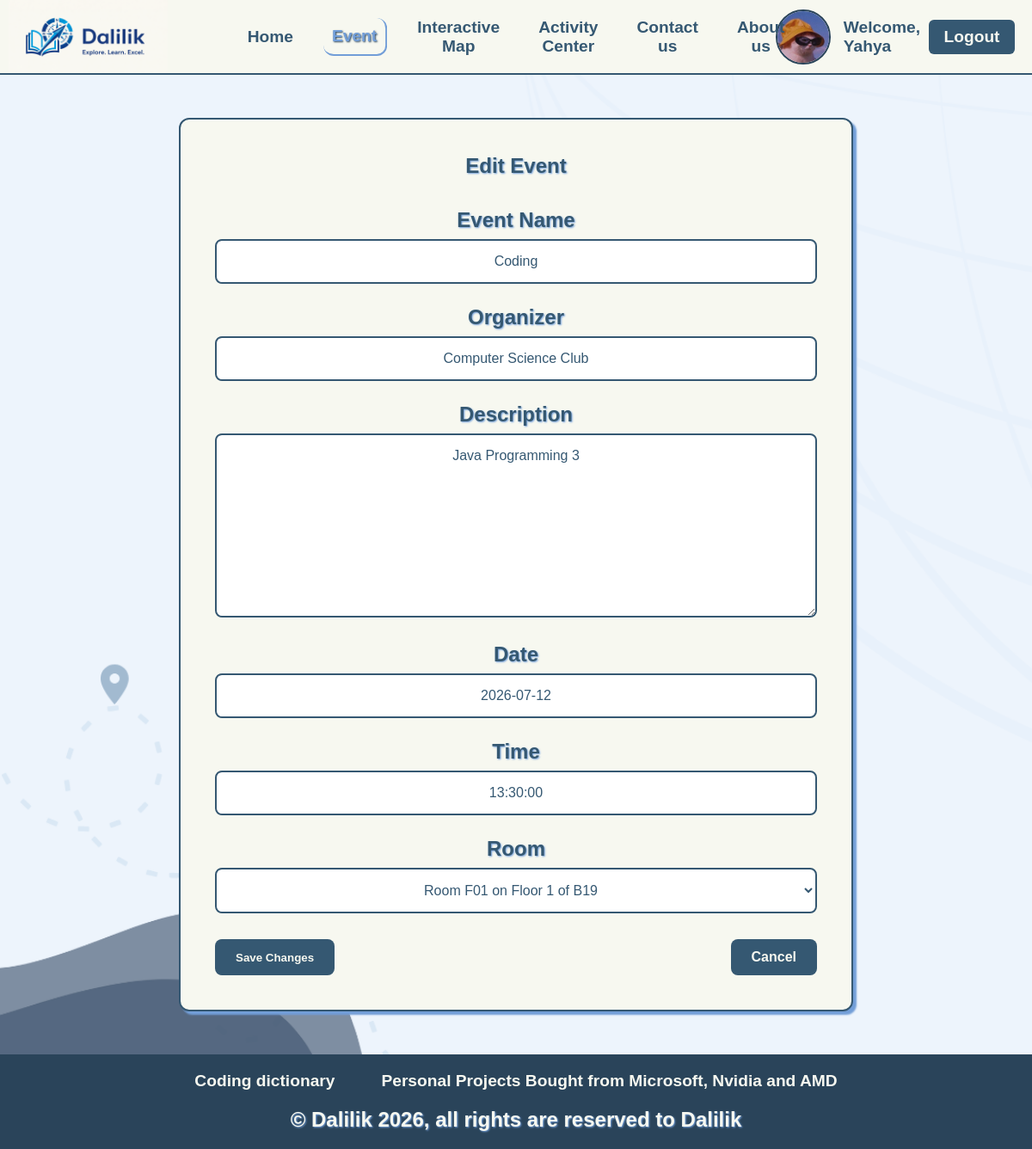
The app's page /event/13/edit/ (signed in) with its own data.
### pages2/models.py (models this page shows, shortened)
class Event(models.Model):
    name = models.CharField(max_length=100)
    organizer = models.CharField(max_length=100, default="")
    description = models.TextField()
    date = models.DateField()
    time = models.TimeField()
    room = models.ForeignKey(Room, on_delete=models.CASCADE, related_name='events')
    user = models.ForeignKey(User, on_delete=models.CASCADE, related_name='userevents', null=True, blank=True)

### pages2/views.py (the view)
# urls.py: path('event/<int:id>/edit/', views.event_edit, name='event_edit'),
@login_required
def event_edit(request, id):
    event = get_object_or_404(Event, id=id, user=request.user)
    if request.method == "POST":
        event_form = EventForm(request.POST, instance=event)
        if event_form.is_valid():
            event_form.save()
            return redirect('event_detail', id=event.id)
    event_form = EventForm(instance=event)
    return render(request, 'Event/Event_Edit.html', {"active_page": "event", "event": event, "event_form": event_form})

### pages2/forms.py
class EventForm(forms.ModelForm):
    class Meta:
        model = Event
        fields = ['name', 'organizer', 'description', 'date', 'time', 'room']
        widgets = {
            "date": forms.DateInput(attrs={
                "placeholder": "YYYY-MM-DD",
            }),
            "time": forms.TimeInput(attrs={
                "placeholder": "HH:MM:SS",
            }),
        }
    def __init__(self, *args, **kwargs):
        super().__init__(*args, **kwargs)
        self.label_suffix = ""

### pages2/models.py (called while the page is built)
    def __str__(self):
        return f"Floor {self.number} of {self.building.name}"

    def __str__(self):
        return f"Room {self.number} on {self.floor}"

### pages2/templates/Event/Event_Edit.html (shortened to what this page needs)
{% extends "base.html" %}
{% load static %}
{% block main-content %}
<section class="event-edit-page">
    <div class="event-edit-card">
        <h1>Edit Event</h1>
        <form method="post">
            <div class="edit-row">
                <h2>Event Name</h2>
                {{ event_form.name }}
            </div>
            <div class="edit-row">
                <h2>Organizer</h2>
                {{ event_form.organizer }}
            </div>
            <div class="edit-row">
                <h2>Description</h2>
                {{ event_form.description }}
            </div>
            <div class="edit-row">
                <h2>Date</h2>
                {{ event_form.date }}
            </div>
            <div class="edit-row">
                <h2>Time</h2>
                {{ event_form.time }}
            </div>
            <div class="edit-row">
                <h2>Room</h2>
                {{ event_form.room }}
            </div>
            <div class="edit-buttons">
                <button type="submit">
                    Save Changes
                </button>
                <a href="{% url 'event_detail' event.id %}">
                    Cancel
                </a>
            </div>
        </form>
    </div>
</section>
{% endblock %}

### pages2/templates/includes/navbar.html (shortened to what this page needs)
{% load static %}
<div class="menu">
    <header>
        <img src="{% static 'images/project logo 5.png' %}" alt="Website logo" class="logo">
        <nav>
            <a href="{% url 'index' %}" class="Link {% if active_page == 'home' %}active{% endif %}">Home</a>
            <a href="{% url 'event' %}" class="Link {% if active_page == 'event' %}active{% endif %}">Event</a>
            <a href="{% url 'interactivemap' %}" class="Link {% if active_page == 'map' %}active{% endif %}">Interactive Map</a>
            {% if user.is_authenticated %}
            <a href="{% url 'activitycenter' %}" class="Link {% if active_page == 'activitycenter' %}active{% endif %}">Activity Center</a>
            {% endif %}
            <a href="{% url 'contact' %}" class="Link {% if active_page == 'contact' %}active{% endif %}">Contact us</a>
            <a href="{% url 'about' %}" class="Link {% if active_page == 'about' %}active{% endif %}">About us</a>
        </nav>
        {% if user.is_authenticated %}
        <section class="user">
            <img src="{% static 'images/user image.jpg' %}" alt="Registered user profile picture" class="user-pfp">
            <div class="user-name">
                <h1>
                    Welcome, <br>{{ user.username }}
                </h1>
            </div>
                <form action="{% url 'logout' %}" method="post">
                    <button type="submit" class="logout-btn">Logout</button>
                </form>
        </section>
        {% else %}
        <section>
            <a href="{% url 'register' %}" class="Link" id="btn">Register</a>
            <a href="{% url 'login' %}" class="Link" id="btn">Login</a>
        </section>
        {% endif %}
    </header>
</div>

### pages2/templates/static/css/stylesheet.css (style rules this page uses)
* { margin:0px; text-align:center ; }
header { display: flex; align-items: center; justify-content: space-between; position: relative; border-bottom: 2px solid #355872; background-color: #F7F8F0; }
nav { position: absolute; left: 50%; transform: translateX(-50%); display: flex; align-items: center; }
.logo { width: auto; height: 85px; margin-left: 10px; }
.Link { padding: 10px; margin: 0 12.5px; font-family: sans-serif; color: #355872; text-decoration: none; font-size:larger; font-weight: bold; }
.Link.active { color: #729ed8; border-bottom: 2px solid #729ed8; border-right: 2px solid #729ed8; border-radius: 12px; text-shadow: 1px 1px 2px #2a445a; }
.user { display: flex; align-items: center; gap: 10px; margin-right: 20px; white-space: nowrap; }
.user-name h1 { margin: 0; text-align: left; color: #355872; font-family: sans-serif; font-size: larger; }
.user-pfp { margin: 0px 5px; width: 60px; height: 60px; border-radius: 32px; border: 2px solid #2a445a; }
.event-edit-page { display: flex; justify-content: center; align-items: center; min-height: 100vh; padding: 50px; background-image: url("../images/Login Background.png"); background-size: cover; background-position: center; background-repeat: no-repeat; }
.event-edit-card { width: 700px; background: #F7F8F0; border: 2px solid #355872; border-radius: 12px; padding: 40px; box-shadow: 4px 4px 2px #729ed8; }
.event-edit-card h1 { color: #355872; margin-bottom: 35px; font-family: sans-serif; text-shadow: 1px 1px 2px #729ed8; }
.edit-row { margin-bottom: 25px; text-align: left; }
.edit-row h2 { margin-bottom: 8px; color: #355872; font-family: sans-serif; text-shadow: 1px 1px 2px #729ed8; }
.edit-row input, .edit-row textarea, .edit-row select { width: 100%; padding: 15px; border: 2px solid #355872; border-radius: 8px; background: #ffffff; color: #355872; font-family: sans-serif; font-size: 16px; box-sizing: border-box; }
.edit-row textarea { min-height: 120px; resize: vertical; }
.edit-buttons { margin-top: 30px; display: flex; justify-content: space-between; }
.edit-buttons button, .edit-buttons a { padding: 12px 24px; background: #355872; color: #F7F8F0; border: none; border-radius: 8px; text-decoration: none; font-family: sans-serif; font-weight: bold; cursor: pointer; }
.logout-btn { display: flex; justify-content: center; align-items: center; padding: 10px 18px; background-color: #355872; color: #F7F8F0; width: 100px; height: 40px; border-radius: 6px; border: none; font-family: sans-serif; font-size: larger; font-weight: bold; cursor: pointer; }

### records on screen
Event: name "Coding", organizer "Computer Science Club", description "Java Programming 3", date "2026-07-12", time "13:30:00", room "Room F01 on Floor 1 of B19"

### other values on screen
{{ user.username }} "Yahya"
